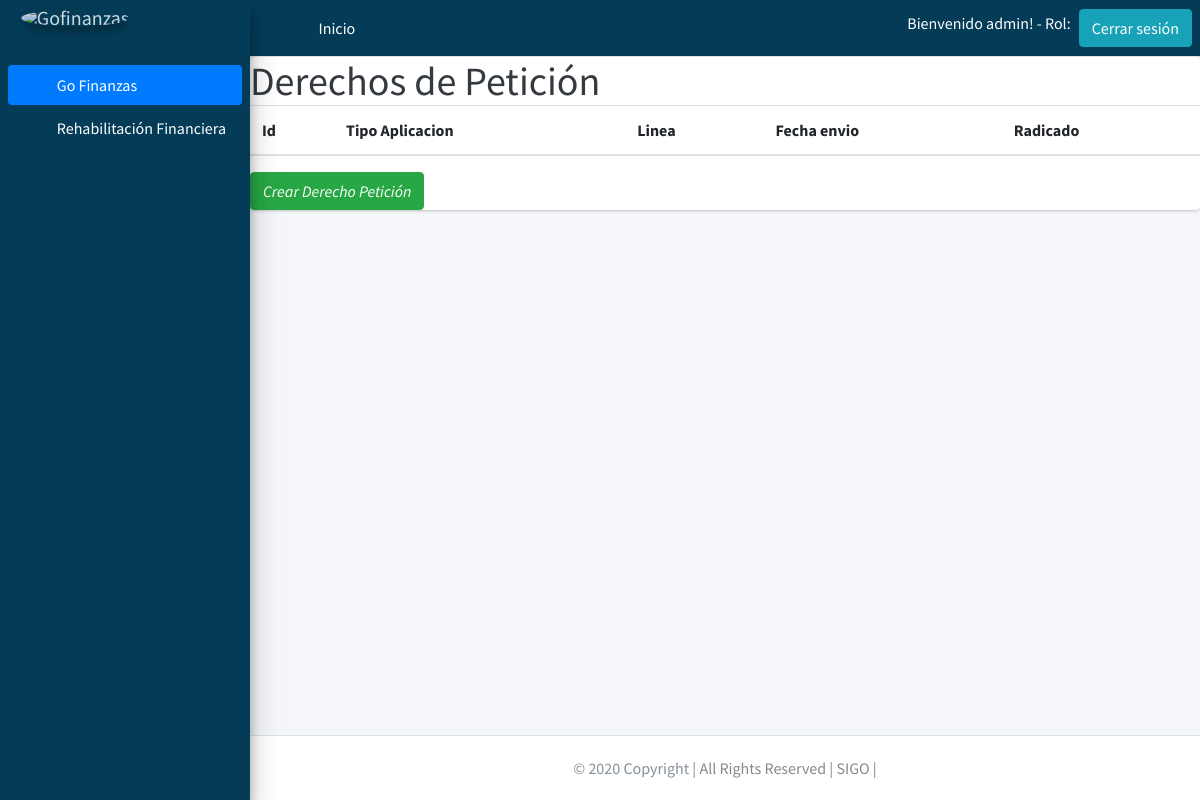
/listarderechopeticion/2/ (signed in), run on an earlier commit of the app's database.
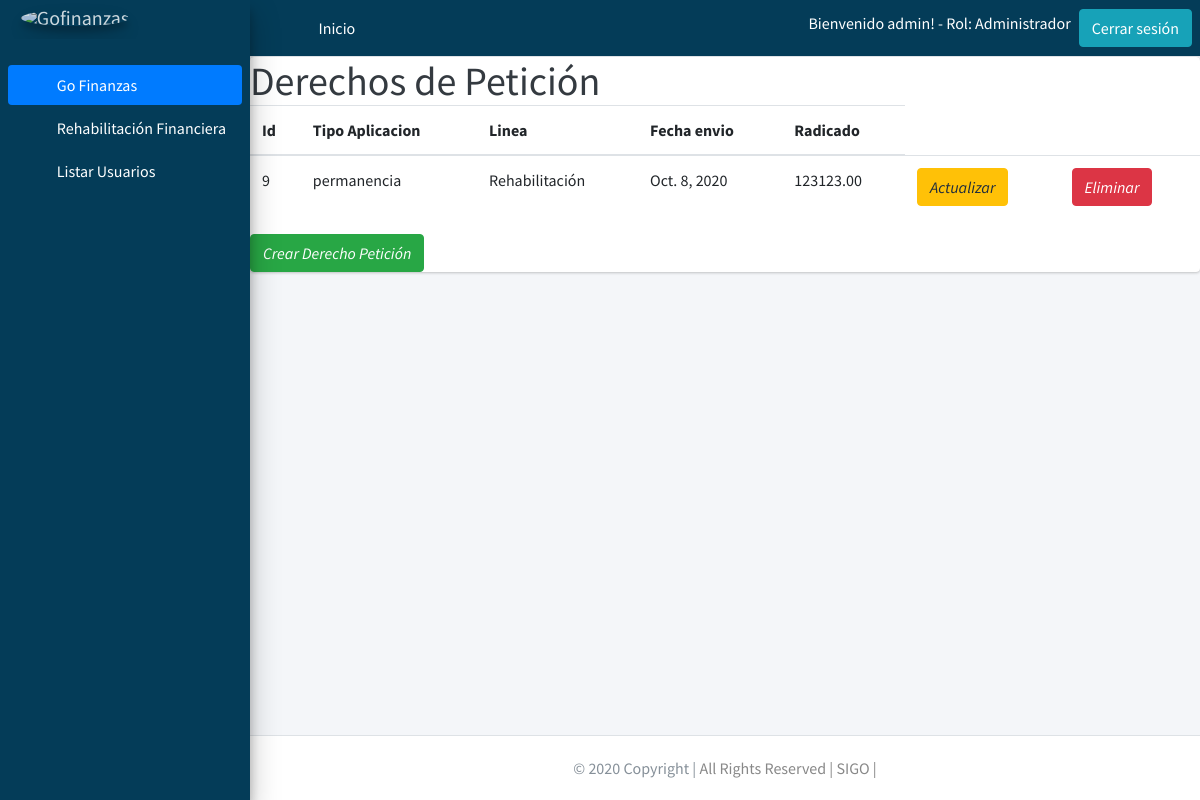
And on a later commit of the database.
### users/models.py (models this page shows, shortened)
class Profile(models.Model):
    user = models.OneToOneField(User, on_delete=models.PROTECT)
    rol = models.ForeignKey(Rol, on_delete=models.PROTECT)
    class Meta:
        permissions = (("registrarusuarios", "registrarusuarios"),)

class Rol(models.Model):
    descripcion = models.CharField(max_length=30)

### gestionfinanciera/models.py (models this page shows, shortened)
class Right_Petition(models.Model):
    Type_Application = models.CharField(max_length=20, null=False,blank=True)
    Line = models.CharField(max_length=20, null=False,blank=True)
    Send_Date = models.DateField(default=datetime.datetime.today, blank=True, null=True)
    Filed_Number = models.DecimalField(max_digits=20, decimal_places=2, null=True)
    Reply_Date = models.DateField(default=datetime.datetime.today, blank=True, null=True)
    Process_State = models.CharField(max_length=20, null=True,blank=True)
    Reply = models.CharField(max_length=250, null=True,blank=True)
    Guardianship_Date = models.DateField(default=datetime.datetime.today, blank=True, null=True)
    Court = models.CharField(max_length=20, null=True,blank=True)
    Guardianship_Response_Date = models.DateField(default=datetime.datetime.today, blank=True, null=True)
    Observation = models.CharField(max_length=1000, null=True,blank=True)
    Fk_Management_Type = models.ForeignKey(Management_Type, null=True, on_delete = models.CASCADE,blank=True) # se crea una llave foranea llamando al modelo

### gestionfinanciera/views.py (the view)
# urls.py: path('listarderechopeticion/<int:pk>/', views.RightPetitionView.as_view(), name= 'listarderechopeticion'),# ruta pra mostrar las derechos de peticion registrados de cada cliente
class RightPetitionView(ListView):
    model = Right_Petition
    template_name = 'gestionfinanciera/obligation/right_petition_list.html'
    def get_context_data(self,**kwargs):
        context = super(RightPetitionView,self).get_context_data(**kwargs)
        context['derechopeticion'] = Right_Petition.objects.filter(Fk_Management_Type=self.kwargs['pk'])
        context['management_typeId'] = self.kwargs['pk']
        return context

### Templates/gestionfinanciera/obligation/right_petition_list.html
{% extends 'base/base.html' %}
{% block content %}
          <div class="card blue ">
            <h1 class="m-0 text-dark">Derechos de Petición</h1>
            <table class="table ">
              <div class="card-content white-text">
                <thead>
                  <tr>
                    <th>Id</th>
                    <th>Tipo Aplicacion</th>
                    <th>Linea</th>
                    <th>Fecha envio</th>
                    <th>Radicado</th>
                  </tr>
                </thead>
                <tbody>
                  {% for data in derechopeticion %}
                  <tr>
                    <td>{{ data.id }}</td>
                    <td>{{ data.Type_Application }}</td>
                    <td>{{ data.Line }}</td>
                    <td>{{ data.Send_Date }}</td>
                    <td>{{ data.Filed_Number }}</td>
                    <td>
                        <a href="{% url 'editarderechopeticion' data.id %}" class="btn btn-warning">
                          <i class="material-icons">Actualizar</i>
                        </a>
                    </td>
                    <td>
                      <a href="{% url 'eliminarderechopeticion' data.id %}" class="btn btn-danger">
                        <i class="material-icons">Eliminar</i>
                      </a>
                  </td>
                  </tr>
                  {% endfor %}
                </tbody>
                </div>
              </table>
              <div class="fixed-action-btn">
                <a href="{% url 'crearderechopeticion' management_typeId%}" class="btn btn-success">
                  <i class="large material-icons">Crear Derecho Petición</i>
                </a>
              </div>
            </div>
{% endblock %}

### Templates/base/base.html (shortened to what this page needs)
{% load static %}
<!DOCTYPE html>
<html lang="en">
<head>
  <link rel="stylesheet" href="{% static 'plugins/fontawesome-free/css/all.min.css' %}">
  <link rel="stylesheet" href="{% static 'plugins/overlayScrollbars/css/OverlayScrollbars.min.css' %} ">
  <link rel="stylesheet" href="{% static 'dist/css/adminlte.min.css' %} ">
</head>
<body class="hold-transition sidebar-mini layout-fixed layout-navbar-fixed layout-footer-fixed">
<div class="wrapper">
  <nav class="main-header navbar navbar-expand navbar-white navbar-light" style="background-color:#043c58 ;">
    <ul class="navbar-nav  mr-auto">
      <li class="nav-item">
        <a class="nav-link" data-widget="pushmenu" href="#" role="button"><i class="fas fa-bars"></i></a>
      </li>
      <li class="nav-item d-none d-sm-inline-block">
        {% if user.is_authenticated %}
          <a href="{% url 'listarcliente' %}" class="nav-link" style="color:white;">Inicio</a>
        {% else %}
        <a href="{% url 'index' %}" class="nav-link" style="color:white;">Inicio</a>
        {% endif %}
      </li>
    </ul>
        {% if user.is_authenticated %}
          <h6 class="ml-5" style="color:white;">Bienvenido {{ user.username }}! - Rol: {{ user.profile.rol.descripcion }}</h6>
          <a style="text-align: right" href="{% url 'logout' %}" class="btn btn-info ml-2">Cerrar sesión</a>
        {% else %}
          <a href="{% url 'login' %}" class="btn btn-danger ml-2">Iniciar Sesión</a>
        {% endif %}
    </nav>
  <aside class="main-sidebar sidebar-primary elevation-4" style="background-color:#043c58 ;">
    {% if user.is_authenticated %}
    <a href="{% url 'listarcliente' %}" class="brand-link">
      <img src="{% static 'dist/img/SIGO.png' %}" alt="Gofinanzas" class="brand-image img-circle elevation-3"
           style="opacity: .8">
    </a>
    {% else %}
    <a href="{% url 'index' %}" class="brand-link">
      <img src="{% static 'dist/img/SIGO.png' %}" alt="Gofinanzas" class="brand-image img-circle elevation-3"
           style="opacity: .8">
      <span class="brand-text font-weight-light">Go Finanzas</span>
    </a>
    {% endif %}
    <div class="sidebar">
      <nav class="mt-2">
        <ul class="nav nav-pills nav-sidebar flex-column" data-widget="treeview" role="menu" data-accordion="false">
          <li class="nav-item has-treeview menu-open">
            {% if user.is_authenticated %}
            <a href="" class="nav-link active">
              <i class="nav-icon fas fa-tachometer-alt"></i>
              <p style="color:white;">
                Go Finanzas
                <i class="right fas fa-angle-left"></i>
              </p>
            </a>
            <ul class="nav nav-treeview">
              <li class="nav-item">
                <a href="{% url 'listarcliente' %}" class="nav-link">
                  <i class="far fa-circle nav-icon"></i>
                  <p style="color:white;">Rehabilitación Financiera</p>
                </a>
              </li>
              {% if user.profile.rol.id == 2 %}
                <li class="nav-item">
                  <a href="{% url 'users:userslist' %}" class="nav-link">
                    <i class="far fa-circle nav-icon"></i>
                    <p style="color:white;">Listar Usuarios</p>
                  </a>
                </li>
              {% endif %}
            </ul>
            {% endif %}
          </li>
      </nav>
    </div>
  </aside>
  <div class="content-wrapper">
    {% block content %}{% endblock %}
  </div>
  <footer class="main-footer">
    <div class="footer-copyright text-center py-1">© 2020 Copyright |
      <a style="color: #888888">All Rights Reserved | SIGO |</a>
    </div>
  </footer>
</div>
</body>
</html>

What changed in the data, as far as the page shows it:
added Right_Petition: id "9", Type_Application "permanencia", Line "Rehabilitación", Send_Date "Oct. 8, 2020", Filed_Number "123123.00"
Also different on the page:
{{ user.profile.rol.descripcion }}: (not shown) → "Administrador"
text now shown: "Listar Usuarios"
